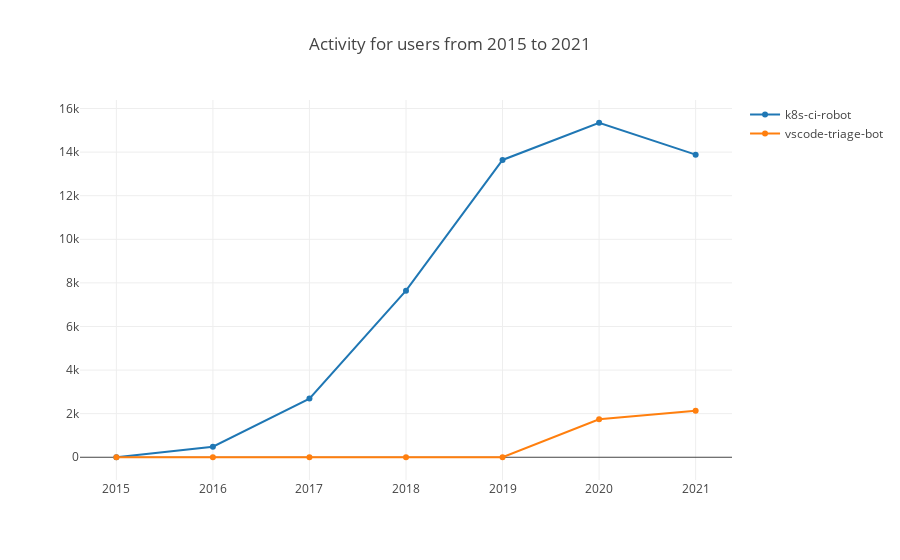

This figure's notebook cell:
### Markdown cell above
- getUserActivity

This function will return the user activity with the config param.

Here is an example of k8s-ci-robot and vscode-triage-bot by year from 2015 to 2021.

### Code cell
var startYear = 2015, startMonth = 1, endYear = 2021, endMonth = 12, x = [];
for (let y = startYear; y <= endYear; y++) x.push(`${y}`);
openDigger.index.activity.getUserActivity({userLogins: ['k8s-ci-robot', 'vscode-triage-bot'], startYear, startMonth, endYear, endMonth, groupTimeRange: 'year'}).then(data => {
    openDigger.render.plotly(data.map(row => {
        return { x, y: row.activity, mode: 'scatter', name: row.user_login };
    }), {title: `Activity for users from ${startYear} to ${endYear}`, xaxis: {type: 'category'}});
});

### Figure 1 — Plotly figure (JSON) as saved in the notebook; plotly's stock layout.template omitted (floating-point values rounded to 4 significant figures)
{"data": [{"mode": "scatter", "name": "k8s-ci-robot", "x": ["2015", "2016", "2017", "2018", "2019", "2020", "2021"], "y": [0, 484.4, 2692, 7642.0, 13640.0, 15350.0, 13880.0]}, {"mode": "scatter", "name": "vscode-triage-bot", "x": ["2015", "2016", "2017", "2018", "2019", "2020", "2021"], "y": [0, 0, 0, 0, 0, 1740.0, 2131.0]}], "layout": {"autosize": true, "title": {"text": "Activity for users from 2015 to 2021"}, "xaxis": {"autorange": true, "range": [-0.3716, 6.372], "type": "category"}, "yaxis": {"autorange": true, "range": [-1266.0, 16610.0], "type": "linear"}}}
